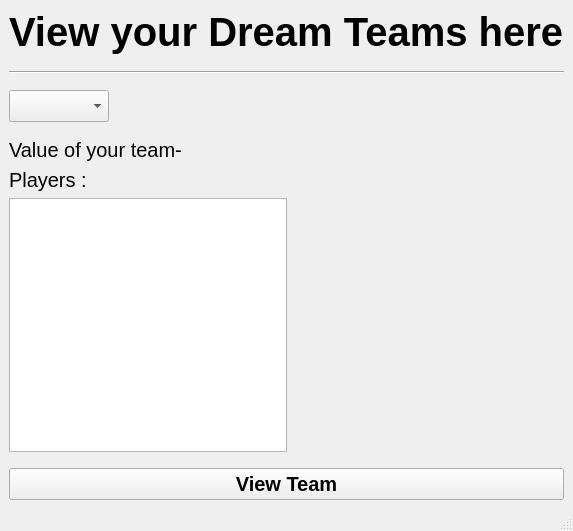
<?xml version="1.0" encoding="UTF-8"?>
<ui version="4.0">
 <class>OpenToViewTeamWindow</class>
 <widget class="QMainWindow" name="OpenToViewTeamWindow">
  <property name="geometry">
   <rect>
    <x>0</x>
    <y>0</y>
    <width>420</width>
    <height>531</height>
   </rect>
  </property>
  <property name="windowTitle">
   <string>MainWindow</string>
  </property>
  <widget class="QWidget" name="centralwidget">
   <layout class="QGridLayout" name="gridLayout">
    <item row="2" column="0">
     <layout class="QHBoxLayout" name="horizontalLayout">
      <property name="topMargin">
       <number>10</number>
      </property>
      <item>
       <widget class="QLabel" name="label_2">
        <property name="font">
         <font>
          <pointsize>15</pointsize>
         </font>
        </property>
        <property name="text">
         <string>Value of your team-</string>
        </property>
       </widget>
      </item>
      <item>
       <widget class="QLabel" name="value_of_team">
        <property name="text">
         <string/>
        </property>
       </widget>
      </item>
      <item>
       <spacer name="horizontalSpacer">
        <property name="orientation">
         <enum>Qt::Horizontal</enum>
        </property>
        <property name="sizeHint" stdset="0">
         <size>
          <width>40</width>
          <height>20</height>
         </size>
        </property>
       </spacer>
      </item>
     </layout>
    </item>
    <item row="0" column="0">
     <layout class="QVBoxLayout" name="verticalLayout_3">
      <item>
       <widget class="QLabel" name="label">
        <property name="font">
         <font>
          <pointsize>30</pointsize>
          <weight>75</weight>
          <bold>true</bold>
         </font>
        </property>
        <property name="text">
         <string>View your Dream Teams here</string>
        </property>
       </widget>
      </item>
      <item>
       <layout class="QVBoxLayout" name="verticalLayout_6">
        <property name="topMargin">
         <number>10</number>
        </property>
        <item>
         <widget class="Line" name="line">
          <property name="orientation">
           <enum>Qt::Horizontal</enum>
          </property>
         </widget>
        </item>
       </layout>
      </item>
     </layout>
    </item>
    <item row="4" column="0">
     <layout class="QVBoxLayout" name="verticalLayout_4">
      <property name="topMargin">
       <number>10</number>
      </property>
      <item>
       <widget class="QPushButton" name="viewteamBtn">
        <property name="font">
         <font>
          <pointsize>15</pointsize>
          <weight>75</weight>
          <bold>true</bold>
         </font>
        </property>
        <property name="text">
         <string>View Team</string>
        </property>
       </widget>
      </item>
     </layout>
    </item>
    <item row="1" column="0">
     <layout class="QHBoxLayout" name="horizontalLayout_4">
      <property name="topMargin">
       <number>10</number>
      </property>
      <item>
       <widget class="QComboBox" name="team_name_pick">
        <property name="font">
         <font>
          <pointsize>15</pointsize>
         </font>
        </property>
       </widget>
      </item>
      <item>
       <spacer name="horizontalSpacer_2">
        <property name="orientation">
         <enum>Qt::Horizontal</enum>
        </property>
        <property name="sizeHint" stdset="0">
         <size>
          <width>40</width>
          <height>20</height>
         </size>
        </property>
       </spacer>
      </item>
     </layout>
    </item>
    <item row="3" column="0">
     <layout class="QGridLayout" name="gridLayout_2">
      <item row="1" column="0">
       <widget class="QListWidget" name="playersinteam_list">
        <property name="font">
         <font>
          <pointsize>15</pointsize>
         </font>
        </property>
       </widget>
      </item>
      <item row="1" column="1">
       <spacer name="horizontalSpacer_3">
        <property name="orientation">
         <enum>Qt::Horizontal</enum>
        </property>
        <property name="sizeHint" stdset="0">
         <size>
          <width>40</width>
          <height>20</height>
         </size>
        </property>
       </spacer>
      </item>
      <item row="0" column="0">
       <widget class="QLabel" name="label_3">
        <property name="font">
         <font>
          <pointsize>15</pointsize>
         </font>
        </property>
        <property name="text">
         <string>Players :</string>
        </property>
       </widget>
      </item>
     </layout>
    </item>
   </layout>
  </widget>
  <widget class="QMenuBar" name="menubar">
   <property name="geometry">
    <rect>
     <x>0</x>
     <y>0</y>
     <width>420</width>
     <height>22</height>
    </rect>
   </property>
  </widget>
  <widget class="QStatusBar" name="statusbar"/>
 </widget>
 <resources/>
 <connections/>
</ui>
